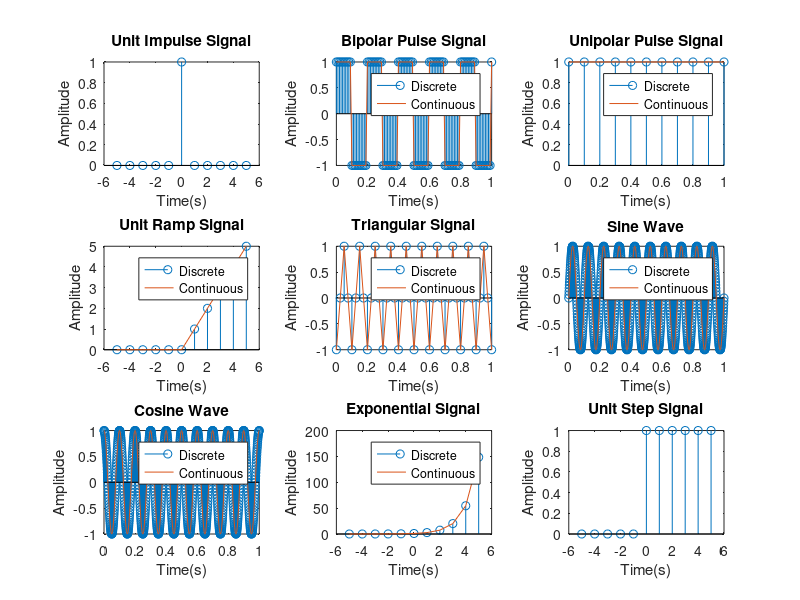

MATLAB code to generate this figure:
clc;
clear all;
close all;
subplot(3,3,1);
t = -5:1:5;
y = [zeros(1,5),ones(1,1),zeros(1,5)];
stem(t,y);
xlabel("Time(s)");
ylabel("Amplitude");
title("Unit Impulse Signal");
subplot(3,3,2);
t2 = 0:0.01:1;
f = 5;
y2 = square(2*pi*f*t2);
stem(t2,y2);
hold on;
plot(t2,y2);
xlabel("Time(s)");
ylabel("Amplitude");
title("Bipolar Pulse Signal");
legend("Discrete","Continuous");
subplot(3,3,3);
t3 = 0:0.1:1;
f = 5;
y3 = abs(square(2*pi*f*t3));
stem(t3,y3);
hold on;
plot(t3,y3);
xlabel("Time(s)");
ylabel("Amplitude");
title("Unipolar Pulse Signal");
legend("Discrete","Continuous");
subplot(3,3,4);
t4 = -5:1:5;
y4 = t4 .*(t4>=0);
stem(t4,y4);
hold on;
plot(t4,y4);
xlabel("Time(s)");
ylabel("Amplitude");
title("Unit Ramp Signal");
legend("Discrete","Continuous");
subplot(3,3,5);
t5 = 0:0.025:1;
f = 10;
y5 = sawtooth(2*pi*f*t5,0.5);
stem(t5,y5);
hold on;
plot(t5,y5);
xlabel("Time(s)");
ylabel("Amplitude");
title("Triangular Signal");
legend("Discrete","Continuous");
subplot(3,3,6);
t6 = 0:0.001:1;
f = 10;
y6 = sin(2*pi*f*t6);
stem(t6,y6);
hold on;
plot(t6,y6);
xlabel("Time(s)");
ylabel("Amplitude");
title("Sine Wave");
legend("Discrete","Continuous");
subplot(3,3,7);
t7 = 0:0.001:1;
f = 10;
y7 = cos(2*pi*f*t7);
stem(t7,y7);
hold on;
plot(t7,y7);
xlabel("Time(s)");
ylabel("Amplitude");
title("Cosine Wave");
legend("Discrete","Continuous");
subplot(3,3,8);
t8 = -5:1:5;
y8 = exp(t8);
stem(t8,y8);
hold on;
plot(t8,y8);
xlabel("Time(s)");
ylabel("Amplitude");
title("Exponential Signal");
legend("Discrete","Continuous");
subplot(3,3,9);
t9 = -5:1:5;
y9 = [zeros(1,5),ones(1,6)];
stem(t9,y9);
xlabel("Time(s)");
ylabel("Amplitude");
title("Unit Step Signal");